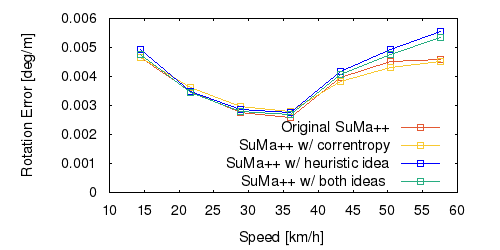

Recreate this plot in gnuplot.
set term png size 500,250 font "Helvetica" 11
set output "avg_rs.png"
set size ratio 0.5
set yrange [0:*]
set xlabel "Speed [km/h]"
set ylabel "Rotation Error [deg/m]"
set key bottom
plot "o.txt" using ($1*3.6):($2*57.3) title 'Original SuMa++' lc rgb "#e35933" pt 4 w linespoints, \
"c.txt" using ($1*3.6):($2*57.3) title 'SuMa++ w/ correntropy' lc rgb "#df8c932" pt 4 w linespoints, \
"l.txt" using ($1*3.6):($2*57.3) title 'SuMa++ w/ heuristic idea' lc rgb "#0000FF" pt 4 w linespoints, \
"b.txt" using ($1*3.6):($2*57.3) title 'SuMa++ w/ both ideas ' lc rgb "#27ad81" pt 4 w linespoints
